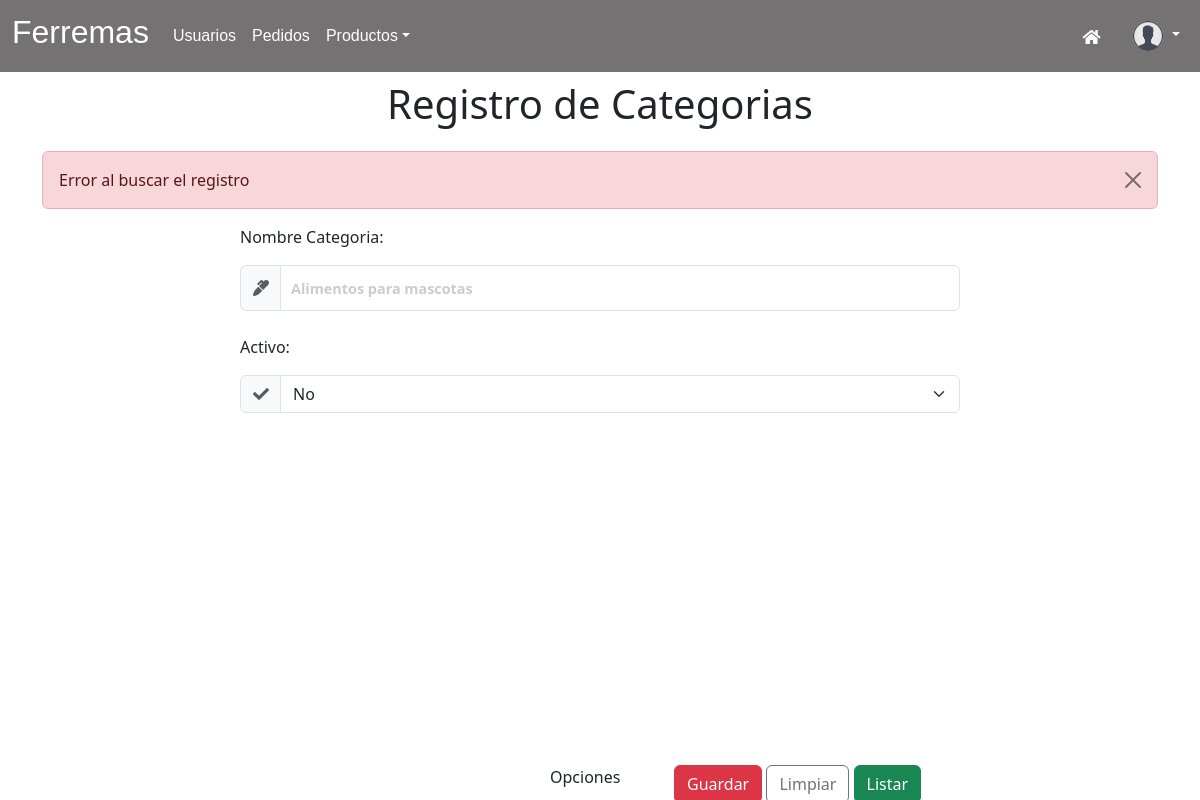
Before: /cliente/gestionarCategoria/11/buscar/ (signed in) with the older database file.
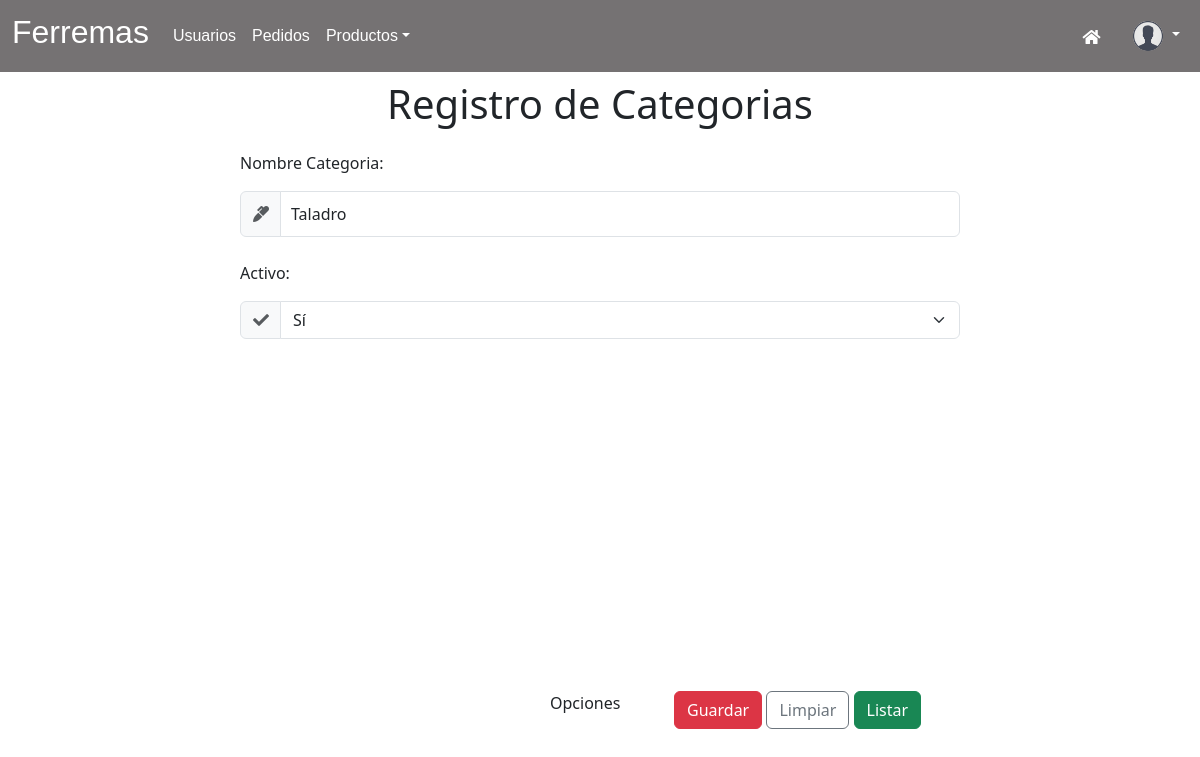
After: the same page with the newer database file.
### cliente/models.py (models this page shows, shortened)
class Categoria(models.Model):
    nombre = models.CharField(max_length=255)
    is_active = models.BooleanField(default=True)

### cliente/views.py (the view)
# urls.py: path('gestionarCategoria/<int:pk>/<str:accion>/', views.gestionarCategoria, name='gestionarCategoria'),
@user_passes_test(es_admin, login_url='index')
def gestionarCategoria(request, pk, accion):
    context = {}
    try:
        item = Categoria.objects.get(pk=pk)
        if accion == 'eliminar':
            item.delete()
            context['exito'] = "La categoría fue eliminada"
            return redirect('listarCategoria')
        else:
            context['item'] = item
            return render(request, 'registroCategoria.html', context)
    except:
        context['error'] = "Error al buscar el registro"
        return render(request, 'registroCategoria.html', context)

### cliente/context_processor.py (called while the page is built)
def total_carrito(request):
    total = 0
    if request.user.is_authenticated:
        if "carrito" in request.session:
            for key, value in request.session["carrito"].items():
                total += int(value["precio_unitario"])
    return {"total_carrito": total}

### cliente/views.py (called while the page is built)
def es_admin(user):
    return user.is_staff

### cliente/templates/registroCategoria.html (shortened to what this page needs)
{% extends "modoAdmin.html" %}
{% load static %}
{% block tituloPrincipal %} Registro de Categorias {% endblock %}
{% block mensaje%}
{% if error %}
    <div class="alert alert-danger alert-dismissible fade show" role="alert">
        {{error}}
        <button type="button" class="btn-close" data-bs-dismiss="alert" aria-label="Close"></button>
    </div>
{% endif %}
{% endblock %}
{% block contenidoTabla  %}
<div class="container">
    <div class="row justify-content-center">
      <div class="col-md-8 col-lg-8 ml-auto" >
        <form action="{% url 'guardarCategoria' %}" method="POST" enctype="multipart/form-data" >
            <div style="overflow-y: auto; height: 65vh; scrollbar-width: none;">
              <div class="row">
                      <div class="mb-4">
                        <p>Nombre Categoria: </p>
                        <div class="input-group">
                            <span class="input-group-text"><i class="fas fa-marker text-muted" style="width: 15px;"></i></span>
                            <input type="text" name="txtNombre" class="form-control bg-white border-left-0 border-md" required placeholder="Alimentos para mascotas" value="{{item.nombre}}">
                          </div>
                      </div>
                        <div class="mb-4">
                            <p>Activo: </p>
                            <div class="input-group">
                                <span class="input-group-text"><i class="fas fa-check text-muted" style="width: 15px;"></i></span>
                                <select name="txtIsActive" class="form-select custom-select bg-white border-left-0 border-md" required>
                                    <option value="True" {% if item.is_active %}selected{% endif %}>Sí</option>
                                    <option value="False" {% if not item.is_active %}selected{% endif %}>No</option>
                                </select>
                            </div>
                        </div>
              </div>
            </div>
            <div class="row justify-content-end" style="padding-top: 20px;">
              <div class="col-12 col-md-2 offset-md-3">Opciones</div>
                  <div class="col-12 col-md-5">
                      <input type="submit" name="btnGuardar" class="btn btn-danger" value="Guardar">
                      <a href="{% url 'registroCategoria' %}" class="btn btn-outline-secondary" value="Limpiar">Limpiar</a>
                      <a href="{% url 'listarCategoria' %}" class="btn btn-success">Listar</a>
                  </div>
            </div>
        </form>
      </div>
    </div>
</div>
{% endblock %}

Changed rows visible on the page:
added Categoria: txtNombre "Taladro", txtIsActive "Sí"
Other visible differences:
{{ error }}: "Error al buscar el registro" → (not shown)
form field txtIsActive: "No" → (not shown)
